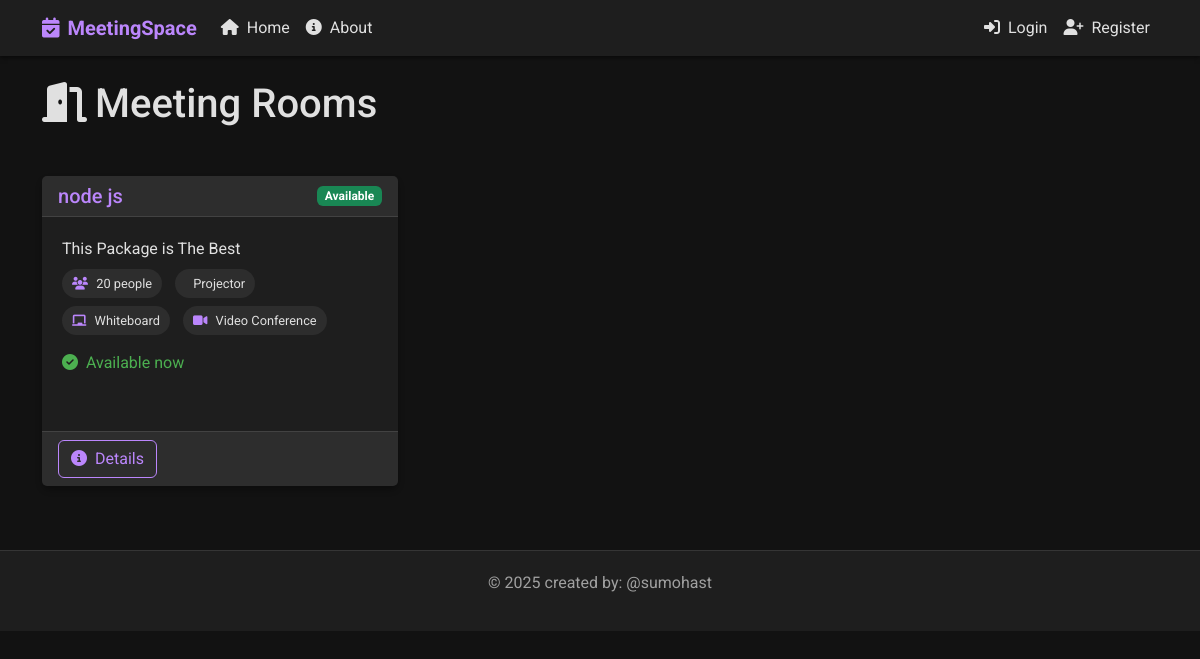
The page / on the database its author committed.
### base/models.py (models this page shows, shortened)
class Room(models.Model):
    name = models.CharField(max_length=100)
    capacity = models.IntegerField(default=10)
    has_projector = models.BooleanField(default=False)
    has_whiteboard = models.BooleanField(default=False)
    has_video_conference = models.BooleanField(default=False)
    description = models.TextField(null=True, blank=True)
    created = models.DateTimeField(auto_now_add=True)
    updated = models.DateTimeField(auto_now=True)
    class Meta: # this class is used to define metadata for the model , for example when we want to sort the rooms by name
        ordering = ['name']
    def get_current_status(self): # this function returns the current status of the room (occupied/free)
        now = datetime.now()
        today = now.date()
        current_time = now.time()
        active_reservation = self.reservation_set.filter(
            date=today,
            start_time__lte=current_time,
            end_time__gt=current_time
        ).first()
        if active_reservation:
            return {
                'status': 'occupied',
                'reservation': active_reservation
            }
        else:
            return {
                'status': 'free',
                'next_reservation': self.reservation_set.filter(
                    date=today,
                    start_time__gt=current_time
                ).order_by('start_time').first()
            }

### base/views.py (the view)
# urls.py: path('', views.home, name="home"),
def home(request):
    rooms = Room.objects.all()
    for room in rooms:
        room.current_status = room.get_current_status()
    upcoming_reservations = []
    if request.user.is_authenticated:
        upcoming_reservations = Reservation.objects.filter(
            user=request.user,
            date__gte=datetime.now().date()
        ).order_by('date', 'start_time')[:3]
    context = {
        'rooms': rooms,
        'upcoming_reservations': upcoming_reservations,
    }
    return render(request, 'base/home.html', context)

### templates/base/home.html (shortened to what this page needs)
{% extends 'main.html' %}
{% block content %}
<div class="row mb-4">
    <div class="col-12">
        <h1 class="mb-4"><i class="fas fa-door-open me-2"></i>Meeting Rooms</h1>
    </div>
</div>
<div class="row">
    {% for room in rooms %}
    <div class="col-md-6 col-lg-4 mb-4">
        <div class="card h-100">
            <div class="card-header d-flex justify-content-between align-items-center">
                <h5 class="mb-0">{{ room.name }}</h5>
                {% if room.current_status.status == 'free' %}
                <span class="badge bg-success">Available</span>
                {% else %}
                <span class="badge bg-danger">Occupied</span>
                {% endif %}
            </div>
            <div class="card-body">
                <div class="mb-3">
                    <p class="mb-2">{{ room.description|truncatechars:100 }}</p>
                    <div class="d-flex flex-wrap gap-2 mb-3">
                        <span class="feature-badge">
                            <i class="fas fa-users"></i> {{ room.capacity }} people
                        </span>
                        {% if room.has_projector %}
                        <span class="feature-badge">
                             Projector
                        </span>
                        {% endif %}
                        {% if room.has_whiteboard %}
                        <span class="feature-badge">
                            <i class="fas fa-chalkboard"></i> Whiteboard
                        </span>
                        {% endif %}
                        {% if room.has_video_conference %}
                        <span class="feature-badge">
                            <i class="fas fa-video"></i> Video Conference
                        </span>
                        {% endif %}
                    </div>
                </div>
                <div class="mt-3">
                    {% if room.current_status.status == 'free' %}
                    <p class="status-free">
                        <i class="fas fa-check-circle me-1"></i> Available now
                    </p>
                    {% else %}
                    <p class="status-occupied">
                        <i class="fas fa-times-circle me-1"></i> Occupied until {{ room.current_status.reservation.end_time|time:"H:i" }}
                        <br>
                        <small>{{ room.current_status.reservation.title }}</small>
                    </p>
                    {% endif %}
                </div>
            </div>
            <div class="card-footer d-flex justify-content-between">
                <a href="{% url 'room-detail' room.id %}" class="btn btn-outline-primary">
                    <i class="fas fa-info-circle me-1"></i> Details
                </a>
            </div>
        </div>
    </div>
    {% empty %}
    <div class="col-12">
        <div class="alert alert-info">
            <i class="fas fa-info-circle me-2"></i> No meeting rooms available.
        </div>
    </div>
    {% endfor %}
</div>
{% endblock %}

### static/css/dark-theme.css (style rules this page uses)
:root { --dark-bg: #121212; --dark-surface: #1e1e1e; --dark-surface-2: #2d2d2d; --dark-text: #e0e0e0; --dark-text-secondary: #a0a0a0; --primary: #bb86fc; --primary-variant: #3700b3; --secondary: #03dac6; --error: #cf6679; --success: #4caf50; --warning: #ff9800; --info: #2196f3; }
body { background-color: var(--dark-bg); color: var(--dark-text); font-family: 'Roboto', sans-serif; margin: 0; padding: 0; }
.card { background-color: var(--dark-surface); border: none; border-radius: 8px; box-shadow: 0 4px 6px rgba(0, 0, 0, 0.3); margin-bottom: 20px; transition: transform 0.2s, box-shadow 0.2s; }
.card-header { background-color: var(--dark-surface-2); border-bottom: 1px solid rgba(255, 255, 255, 0.1); color: var(--primary); font-weight: bold; }
.card-body { padding: 20px; }
.card-footer { background-color: var(--dark-surface-2); border-top: 1px solid rgba(255, 255, 255, 0.1); }
.btn-outline-primary { color: var(--primary); border-color: var(--primary); }
.status-free { color: var(--success); }
.feature-badge { background-color: var(--dark-surface-2); border-radius: 20px; color: var(--dark-text); display: inline-block; font-size: 0.8rem; margin-right: 5px; padding: 5px 10px; }
.feature-badge i { color: var(--primary); margin-right: 5px; }

### rows shown on the page
Room: name "node js", shows "Available", description "This Package is The Best", capacity "20", has_projector "Projector", has_whiteboard True (drawn), has_video_conference True (drawn), shows "Available now"
